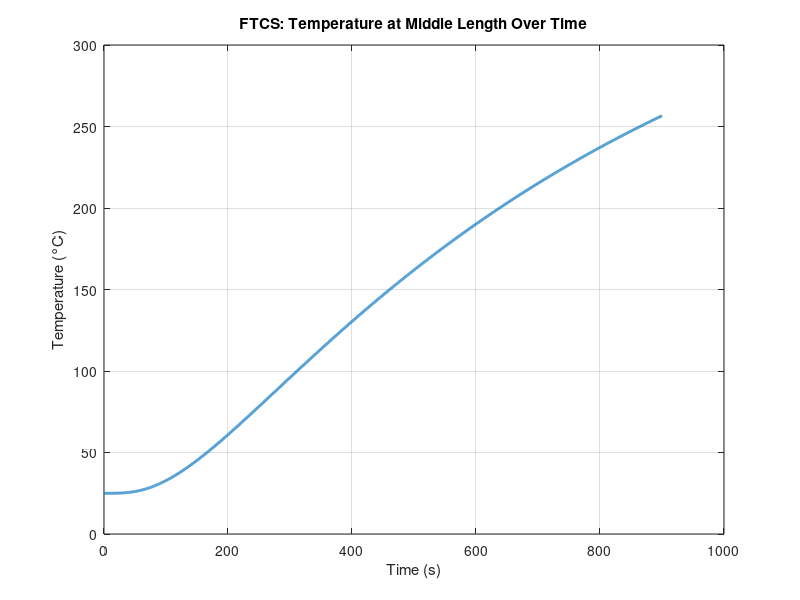

The MATLAB source for this figure:
% Parameters
L = 1.0;  % Length of the bar (m)
dx = 0.1; % Spatial step (m)
dt = 0.1; % Time step (s)
alpha = 400 / (8000 * 385); % Thermal diffusivity (m^2/s)
x = 0:dx:L;  % Spatial grid
Nx = length(x); % Number of spatial points
T = 900;  % Total time (s)
Nt = T/dt; % Number of time steps

% Initial and boundary conditions
T_initial = 25;  % Initial temperature (°C)
T_boundary = 400; % Boundary temperature (°C)

% FTCS Scheme
T_ftcs = T_initial * ones(Nx, 1); 
T_ftcs(1) = T_boundary;  % Left boundary
T_ftcs(end) = T_boundary; % Right boundary

% Coefficient for FTCS scheme
r = alpha * dt / dx^2;

% Preallocate for temperature at middle over time
T_mid_ftcs = zeros(1, Nt);

% FTCS loop
for n = 1:Nt
    T_new = T_ftcs;  % Temporary storage for updated values
    for i = 2:Nx-1
        T_new(i) = T_ftcs(i) + r * (T_ftcs(i+1) - 2 * T_ftcs(i) + T_ftcs(i-1));
    end
    T_ftcs = T_new;
    
    % Store temperature at the middle length
    T_mid_ftcs(n) = T_ftcs(floor(Nx/2));
end

% Plot FTCS
figure;
plot(0:dt:T-dt, T_mid_ftcs, 'LineWidth', 2);
xlabel('Time (s)');
ylabel('Temperature (°C)');
title('FTCS: Temperature at Middle Length Over Time');
grid on;

